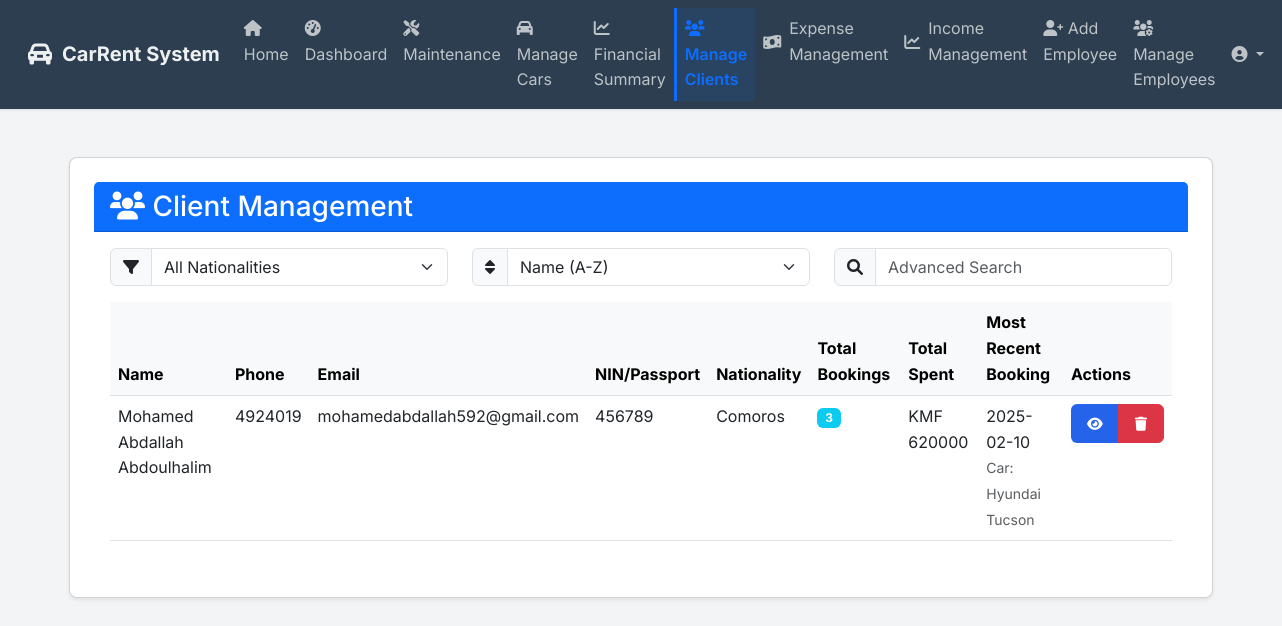
Page /manage_clients (signed in) on the committed database.
### app/models.py (models this page shows, shortened)
class Customer(db.Model):
    id = db.Column(db.Integer, primary_key=True)
    name = db.Column(db.String(100), nullable=False)
    phone = db.Column(db.String(20), unique=True, nullable=False)
    email = db.Column(db.String(120), unique=True, nullable=True)
    address = db.Column(db.String(200), nullable=True)
    license_number = db.Column(db.String(50), nullable=False)
    nin_passport_number = db.Column(db.String(50), unique=True, nullable=True)
    nationality = db.Column(db.String(50), nullable=True)
    created_at = db.Column(db.DateTime, default=datetime.utcnow)
    bookings = db.relationship('Booking', backref='customer', lazy='dynamic')

class Booking(db.Model):
    id = db.Column(db.Integer, primary_key=True)
    employee_id = db.Column(db.Integer, db.ForeignKey('user.id'), nullable=False)
    customer_id = db.Column(db.Integer, db.ForeignKey('customer.id'), nullable=False)
    car_id = db.Column(db.Integer, db.ForeignKey('car.id'), nullable=False)
    start_date = db.Column(db.DateTime, nullable=False)
    end_date = db.Column(db.DateTime, nullable=False)
    total_cost = db.Column(db.Float, nullable=False)
    deposit_amount = db.Column(db.Float, nullable=False)
    status = db.Column(db.String(20), default='active')
    notes = db.Column(db.Text)
    created_at = db.Column(db.DateTime, default=datetime.utcnow)

class Car(db.Model):
    id = db.Column(db.Integer, primary_key=True)
    model = db.Column(db.String(100), nullable=False)
    year = db.Column(db.Integer, nullable=False)
    license_plate = db.Column(db.String(20), unique=True, nullable=False)
    daily_rate = db.Column(db.Float, nullable=False)
    is_available = db.Column(db.Boolean, default=True)
    category = db.Column(db.String(50), nullable=False)
    description = db.Column(db.Text)
    features = db.Column(db.Text)  # Store as JSON string
    main_image = db.Column(db.String(200))  # Path to main display image
    display_order = db.Column(db.Integer, default=0)  # New field for custom ordering
    images = db.relationship('CarImage', backref='car', lazy=True, cascade='all, delete-orphan')
    bookings = db.relationship('Booking', backref='car', lazy=False)
    maintenance_records = db.relationship('Maintenance', backref='car', lazy=True, cascade='all, delete-orphan')

### app/routes.py (the view, shortened to what this page needs)
@main.route('/manage_clients', methods=['GET', 'POST'])
@login_required
def manage_clients():
    if not (current_user.is_admin or current_user.role in ['manager', 'secretary']):
        flash('Access denied. Only administrators, managers, and secretaries can manage clients.', 'danger')
        return redirect(url_for('main.dashboard'))
    clients = Customer.query.all()
    client_details = []
    for client in clients:
        bookings = Booking.query.filter_by(customer_id=client.id).all()
        total_bookings = len(bookings)
        total_amount_spent = sum(booking.total_cost for booking in bookings)
        most_recent_booking = max(bookings, key=lambda x: x.created_at) if bookings else None
        client_details.append({
            'client': client,
            'total_bookings': total_bookings,
            'total_amount_spent': total_amount_spent,
            'most_recent_booking': most_recent_booking
        })
    return render_template('manage_clients.html', client_details=client_details)

### app/templates/manage_clients.html (shortened to what this page needs)
{% extends "base.html" %}
{% block content %}
<div class="container-fluid py-4">
    <div class="row">
        <div class="col-12">
            <div class="card shadow-sm">
                <div class="card-header bg-primary text-white d-flex justify-content-between align-items-center">
                    <h3 class="mb-0"><i class="fas fa-users"></i> Client Management</h3>
                </div>
                <div class="card-body">
                    {% if client_details %}
                        <div class="row mb-3">
                            <div class="col-md-4">
                                <div class="input-group">
                                    <span class="input-group-text"><i class="fas fa-filter"></i></span>
                                    <select id="nationality-filter" class="form-select">
                                        <option value="">All Nationalities</option>
                                        {% set unique_nationalities = client_details|map(attribute='client.nationality')|unique|list %}
                                    </select>
                                </div>
                            </div>
                            <div class="col-md-4">
                                <div class="input-group">
                                    <span class="input-group-text"><i class="fas fa-sort"></i></span>
                                    <select id="sort-clients" class="form-select">
                                        <option value="name-asc">Name (A-Z)</option>
                                    </select>
                                </div>
                            </div>
                            <div class="col-md-4">
                                <div class="input-group">
                                    <span class="input-group-text"><i class="fas fa-search"></i></span>
                                    <input type="text" id="advanced-search" class="form-control" placeholder="Advanced Search">
                                </div>
                            </div>
                        </div>
                        <div class="table-responsive">
                            <table class="table table-hover">
                                <thead class="table-light">
                                    <tr>
                                        <th>Name</th>
                                        <th>Phone</th>
                                        <th>Email</th>
                                        <th>NIN/Passport</th>
                                        <th>Nationality</th>
                                        <th>Total Bookings</th>
                                        <th>Total Spent</th>
                                        <th>Most Recent Booking</th>
                                        <th>Actions</th>
                                    </tr>
                                </thead>
                                <tbody id="clients-table-body">
                                    {% for detail in client_details %}
                                    {% set client = detail.client %}
                                    <tr>
                                        <td>{{ client.name }}</td>
                                        <td>{{ client.phone }}</td>
                                        <td>{{ client.email or 'N/A' }}</td>
                                        <td>{{ client.nin_passport_number or 'N/A' }}</td>
                                        <td>{{ client.nationality or 'N/A' }}</td>
                                        <td>
                                            <span class="badge bg-info">
                                                {{ detail.total_bookings }}
                                            </span>
                                        </td>
                                        <td>KMF {{ "%.0f"|format(detail.total_amount_spent) }}</td>
                                        <td>
                                            {% if detail.most_recent_booking %}
                                                {{ detail.most_recent_booking.created_at.strftime('%Y-%m-%d') }}
                                                <br>
                                                <small class="text-muted">
                                                    Car: {{ detail.most_recent_booking.car.model }}
                                                </small>
                                            {% else %}
                                                No bookings
                                            {% endif %}
                                        </td>
                                        <td>
                                            <div class="btn-group" role="group">
                                                <button class="btn btn-sm btn-primary view-client"
                                                        data-client-id="{{ client.id }}"
                                                        data-bs-toggle="modal"
                                                        data-bs-target="#clientDetailsModal">
                                                    <i class="fas fa-eye"></i>
                                                </button>
                                                <button class="btn btn-sm btn-danger delete-client"
                                                        data-client-id="{{ client.id }}">
                                                    <i class="fas fa-trash"></i>
                                                </button>
                                            </div>
                                        </td>
                                    </tr>
                                    {% endfor %}
                                </tbody>
                            </table>
                        </div>
                    {% endif %}
                </div>
            </div>
        </div>
    </div>
</div>
{% endblock %}

### app/static/css/style.css (style rules this page uses)
:root { --primary-color: #2563eb; --secondary-color: #1e40af; --background-color: #f3f4f6; --text-color: #1f2937; --error-color: #dc2626; --success-color: #059669; }
* { margin: 0; padding: 0; box-sizing: border-box; }
body { font-family: 'Inter', sans-serif; background-color: var(--background-color); color: var(--text-color); line-height: 1.6; }
.card { background-color: white; border-radius: 0.5rem; box-shadow: 0 1px 3px rgba(0, 0, 0, 0.1); padding: 1.5rem; margin-bottom: 1rem; }
.btn { display: inline-block; padding: 0.5rem 1rem; border-radius: 0.375rem; font-weight: 500; text-align: center; cursor: pointer; transition: background-color 0.2s; text-decoration: none; }
.btn-primary { background-color: var(--primary-color); color: white; border: none; }

### rows in the picture
Customer: name "Mohamed Abdallah Abdoulhalim", phone "4924019", email "mohamedabdallah592@gmail.com", nin_passport_number "456789", nationality "Comoros"
Booking: most_recent_booking.created_at "2025-02-10"
Car: most_recent_booking.car.model "Hyundai Tucson"

### other values in the picture
{{ detail.total_bookings }} "3"
{{ "%.0f"|format(detail.total_amount_spent) }} "620000"
